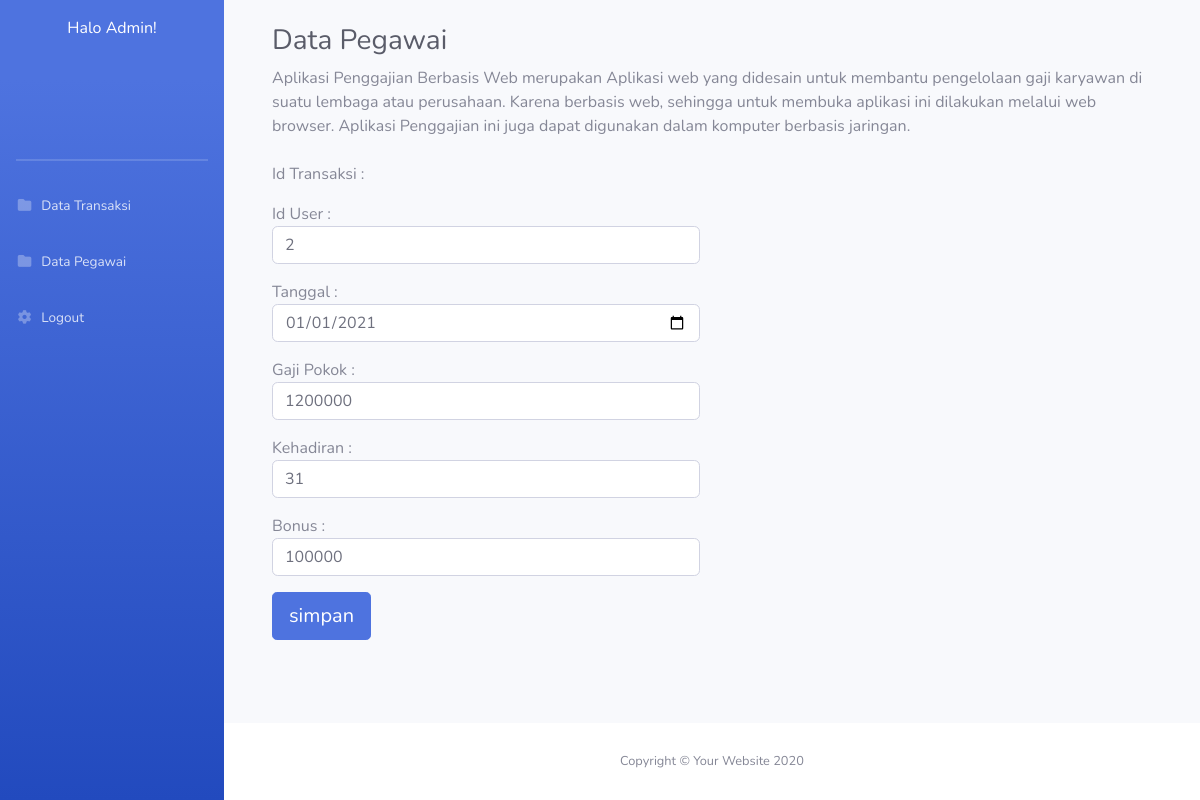
The app's page /edit_datatransaksi.php?idtransaksi=2 with its own data.
### tables this page shows
CREATE TABLE `transaksi` (
  `idtransaksi` int(20) NOT NULL,
  `iduser` int(20) NOT NULL,
  `tanggal` date NOT NULL,
  `jumlah` int(100) NOT NULL,
  `jml_kehadiran` int(20) NOT NULL,
  `bonus` int(100) NOT NULL
);

### edit_datatransaksi.php (the view, shortened to what this page needs)
<!DOCTYPE html>
<html lang="en">
<head>
    <link href="vendor/fontawesome-free/css/all.min.css" rel="stylesheet" type="text/css">
    <link href="css/sb-admin-2.min.css" rel="stylesheet">
</head>
<body id="page-top">
    <div id="wrapper">
    <?php
        include "menu_admin.php";
    ?>
        <div id="content-wrapper" class="d-flex flex-column">
            <div id="content">
                <div class="container-fluid">
                <div class="container-fluid">
                <br>
                    <h1 class="h3 mb-2 text-gray-800">Data Pegawai</h1>
                    <p class="mb-4">Aplikasi Penggajian Berbasis Web merupakan Aplikasi web yang didesain untuk membantu pengelolaan gaji karyawan di suatu lembaga atau perusahaan. Karena berbasis web, sehingga untuk membuka aplikasi ini dilakukan melalui web browser. Aplikasi Penggajian ini juga dapat digunakan dalam komputer berbasis jaringan.</p>
                    <?php
                    include "koneksi.php";
                    $idtransaksi = $_GET['idtransaksi'];
                    $data = mysqli_query($koneksi, "SELECT * from transaksi where idtransaksi='$idtransaksi'");
                    $d = mysqli_fetch_array($data);
                    ?>
                        <form class="user" method="post" action="update_datatransaksi.php">
                                <div class="form-group row">
                                    <div class="col-sm-6 mb-3 mb-sm-0">
                                        Id Transaksi :
                                    </div>
                                </div>
                                <div class="form-group row">
                                    <div class="col-sm-6 mb-3 mb-sm-0">
                                        Id User :
                                        <input type="text" class="form-control" name ="iduser" value = "<?php echo $d['iduser'];?>"  placeholder="ID User">
                                    </div>
                                </div>
                                <div class="form-group row">
                                    <div class="col-sm-6 mb-3 mb-sm-0">
                                        Tanggal :
                                        <input type="date" class="form-control" name ="tanggal" value = "<?php echo $d['tanggal'];?>"  placeholder="Tanggal">
                                    </div>
                                </div>
                                <div class="form-group row">
                                    <div class="col-sm-6 mb-3 mb-sm-0">
                                        Gaji Pokok :
                                        <input type="text" class="form-control" name ="jumlah" value = "<?php echo $d['jumlah'];?>"  placeholder="Gaji Pokok">
                                    </div>
                                </div>
                                <div class="form-group row">
                                    <div class="col-sm-6 mb-3 mb-sm-0">
                                        Kehadiran :
                                        <input type="text" class="form-control" name ="jml_kehadiran" value = "<?php echo $d['jml_kehadiran'];?>"  placeholder="Kehadiran">
                                    </div>
                                </div>
                                <div class="form-group row">
                                    <div class="col-sm-6 mb-3 mb-sm-0">
                                        Bonus :
                                        <input type="text" class="form-control" name ="bonus" value = "<?php echo $d['bonus'];?>"  placeholder="Bonus">
                                    </div>
                                </div>
                               <input class="btn btn-lg btn-primary" type="submit" value="simpan" name="simpan">
                            </form>
    </div>
                </div>
            </div>
            <footer class="sticky-footer bg-white">
                <div class="container my-auto">
                    <div class="copyright text-center my-auto">
                        <span>Copyright &copy; Your Website 2020</span>
                    </div>
                </div>
            </footer>
        </div>
    </div>
</body>

### records on screen
transaksi: iduser "2", tanggal "01/01/2021", jumlah "1200000", jml_kehadiran "31", bonus "100000"
